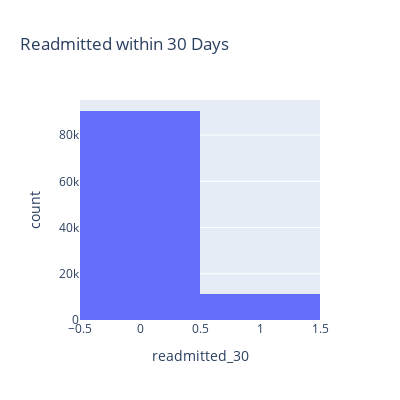

Notebook code for this chart:
### Markdown cell above
### Visualize stroke

### Code cell
fig = px.histogram(diabetes, x="readmitted_30", title='Readmitted within 30 Days', width=400, height=400)
fig.show()

### Figure 1 — Plotly figure (JSON) as saved in the notebook; plotly's stock layout.template omitted (floating-point values rounded to 4 significant figures; data arrays with more than 128 entries replaced by an {"elided": "..."} marker saying what was removed)
{"data": [{"alignmentgroup": "True", "bingroup": "x", "hovertemplate": "readmitted_30=%{x}<br>count=%{y}<extra></extra>", "legendgroup": "", "marker": {"color": "#636efa", "pattern": {"shape": ""}}, "name": "", "offsetgroup": "", "orientation": "v", "showlegend": false, "type": "histogram", "x": {"elided": "101766 int values"}, "xaxis": "x", "yaxis": "y"}], "layout": {"barmode": "relative", "height": 400, "legend": {"tracegroupgap": 0}, "title": {"text": "Readmitted within 30 Days"}, "width": 400, "xaxis": {"anchor": "y", "domain": [0, 1], "title": {"text": "readmitted_30"}}, "yaxis": {"anchor": "x", "domain": [0, 1], "title": {"text": "count"}}}}
